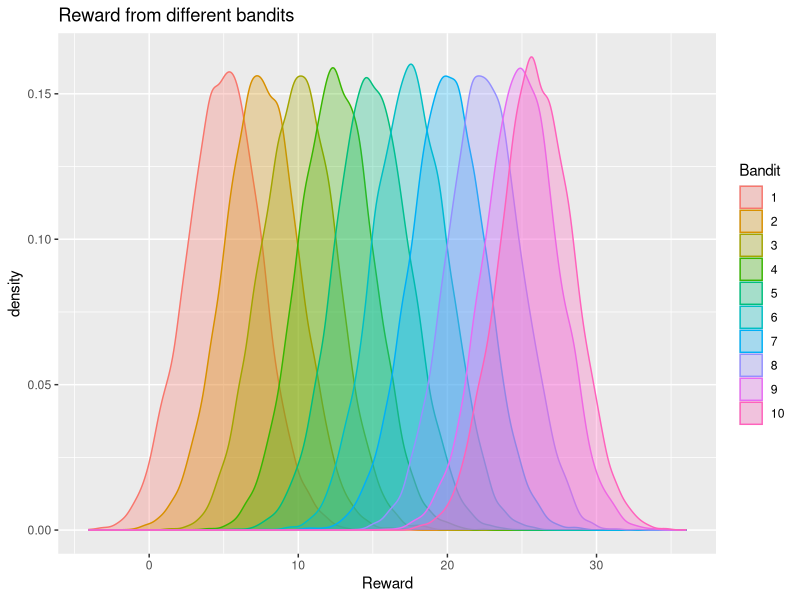

Reproduce this figure in R.
#Import Libraries
library(ggplot2)
library(reshape2)

# Normal Distribution of arms and rewards with small variance
mean_reward = c(5, 7.5, 10, 12.5, 15, 17.5, 20, 22.5, 25, 26)
reward_dist = c(function(n) rnorm(n = n, mean = mean_reward[1], sd = 2.5),
                function(n) rnorm(n = n, mean = mean_reward[2], sd = 2.5),
                function(n) rnorm(n = n, mean = mean_reward[3], sd = 2.5),
                function(n) rnorm(n = n, mean = mean_reward[4], sd = 2.5),
                function(n) rnorm(n = n, mean = mean_reward[5], sd = 2.5),
                function(n) rnorm(n = n, mean = mean_reward[6], sd = 2.5),
                function(n) rnorm(n = n, mean = mean_reward[7], sd = 2.5),
                function(n) rnorm(n = n, mean = mean_reward[8], sd = 2.5),
                function(n) rnorm(n = n, mean = mean_reward[9], sd = 2.5),
                function(n) rnorm(n = n, mean = mean_reward[10],sd = 2.5))

#Preparing the simulation data
dataset = matrix(nrow = 10000, ncol = 10)
for(i in 1:10) {
  dataset[, i] = reward_dist[[i]](n = 10000)
}

#Assigning column names and viewing datasets
colnames(dataset) <- 1:10

View(dataset)



#Create a melted dataset with arm and reward combination
dataset_p = melt(dataset)[, 2:3]
colnames(dataset_p) <- c("Bandit", "Reward")

#Converting the arms column in the dataset to nominal type
dataset_p$Bandit = as.factor(dataset_p$Bandit)

View(dataset_p)



#Plot  sample distributions
ggplot(dataset_p, aes(x = Reward, col = Bandit, fill = Bandit)) +
  geom_density(alpha = 0.3) +
  labs(title = "Reward from different bandits")


# implementing upper confidence bound algorithm
UCB <- function(N = 1000, reward_data){
  d = ncol(reward_data)
  bandit_selected = integer(0)
  numbers_of_selections = integer(d)
  sums_of_rewards = integer(d)
  total_reward = 0
  for (n in 1:N) {
    max_upper_bound = 0
    for (i in 1:d) {
      if (numbers_of_selections[i] > 0){
        average_reward = sums_of_rewards[i] / numbers_of_selections[i]
        delta_i = sqrt(2 * log(1 + n * log(n)^2) /
                         numbers_of_selections[i])
        upper_bound = average_reward + delta_i
      } else {
        upper_bound = 1e400
      }
      if (upper_bound > max_upper_bound){
        max_upper_bound = upper_bound
        bandit = i
      }
    }
    bandit_selected = append(bandit_selected, bandit)
    numbers_of_selections[bandit] = numbers_of_selections[bandit] + 1
    reward = reward_data[n, bandit]
    sums_of_rewards[bandit] = sums_of_rewards[bandit] + reward
    total_reward = total_reward + reward
  }
  return(list(total_reward = total_reward, bandit_selected, 
              numbers_of_selections = numbers_of_selections, sums_of_rewards = 
                sums_of_rewards))
}


# running the UCB algorithm on our
UCB(N = 1000, reward_data = dataset)









